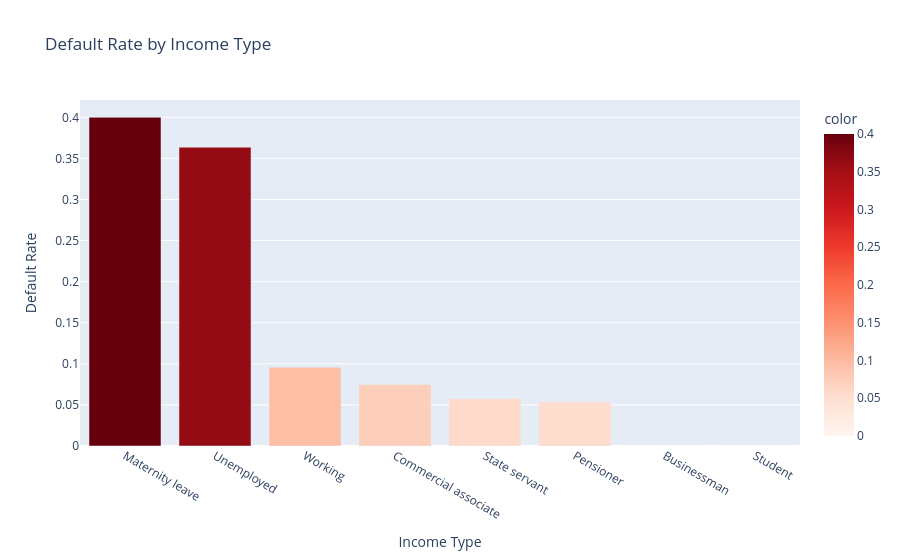

The notebook cell this image was saved under:
### Code cell
# Default rate by income type
default_by_income = df.groupby('NAME_INCOME_TYPE')['TARGET'].mean().sort_values(ascending=False)

fig = px.bar(
    x=default_by_income.index,
    y=default_by_income.values,
    title='Default Rate by Income Type',
    labels={'x': 'Income Type', 'y': 'Default Rate'},
    color=default_by_income.values,
    color_continuous_scale='Reds'
)
fig.show()

### Figure 1 — Plotly figure (JSON) as saved in the notebook; plotly's stock layout.template omitted (floating-point values rounded to 4 significant figures)
{"data": [{"hovertemplate": "Income Type=%{x}<br>Default Rate=%{y}<br>color=%{marker.color}<extra></extra>", "legendgroup": "", "marker": {"color": [0.4, 0.3636, 0.09588, 0.07484, 0.05755, 0.05386, 0.0, 0.0], "coloraxis": "coloraxis", "pattern": {"shape": ""}}, "name": "", "orientation": "v", "showlegend": false, "textposition": "auto", "type": "bar", "x": ["Maternity leave", "Unemployed", "Working", "Commercial associate", "State servant", "Pensioner", "Businessman", "Student"], "xaxis": "x", "y": [0.4, 0.3636, 0.09588, 0.07484, 0.05755, 0.05386, 0.0, 0.0], "yaxis": "y"}], "layout": {"barmode": "relative", "coloraxis": {"colorbar": {"title": {"text": "color"}}, "colorscale": [[0, "rgb(255,245,240)"], [0.125, "rgb(254,224,210)"], [0.25, "rgb(252,187,161)"], [0.375, "rgb(252,146,114)"], [0.5, "rgb(251,106,74)"], [0.625, "rgb(239,59,44)"], [0.75, "rgb(203,24,29)"], [0.875, "rgb(165,15,21)"], [1, "rgb(103,0,13)"]]}, "legend": {"tracegroupgap": 0}, "title": {"text": "Default Rate by Income Type"}, "xaxis": {"anchor": "y", "domain": [0, 1], "title": {"text": "Income Type"}}, "yaxis": {"anchor": "x", "domain": [0, 1], "title": {"text": "Default Rate"}}}}
